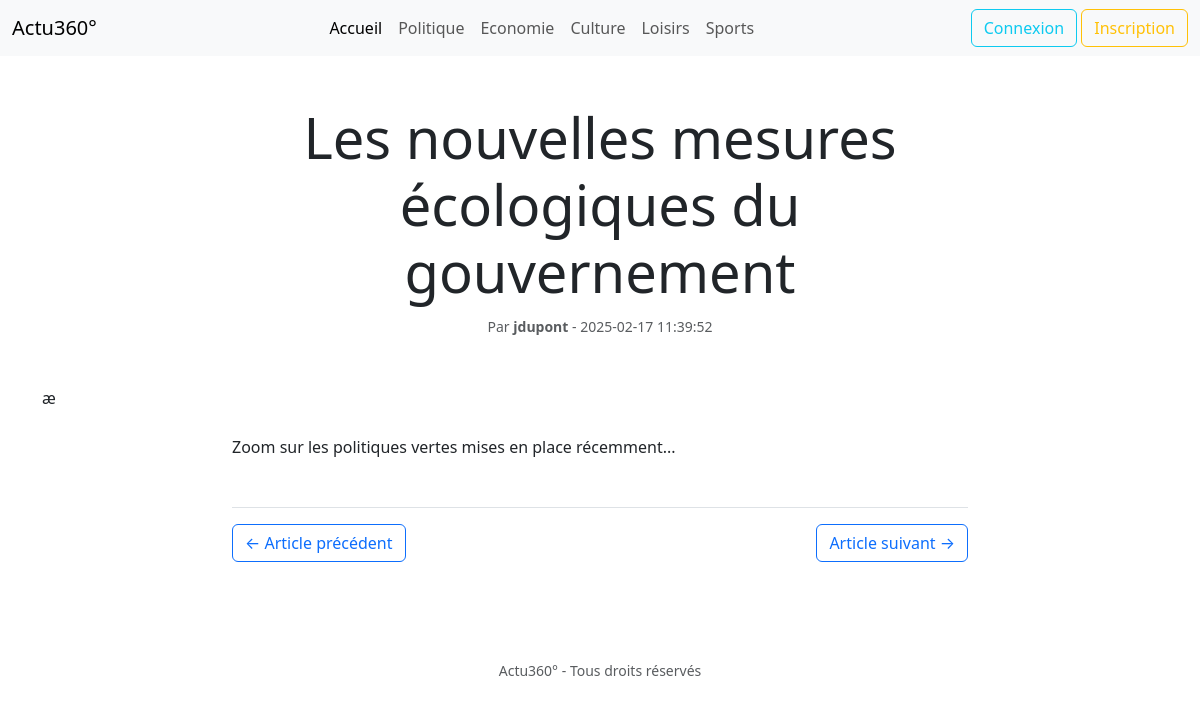
Screenshot of /article.php?slug=mesures-ecologiques with the database file from the repository.
### tables this page shows
CREATE TABLE IF NOT EXISTS `category` (
  `id_category` int NOT NULL AUTO_INCREMENT,
  `name` varchar(255) NOT NULL,
  `slug` varchar(255) NOT NULL,
  `createdAt` datetime NOT NULL,
  `updatedAt` datetime NOT NULL,
  `deletedAt` datetime DEFAULT NULL,
  PRIMARY KEY (`id_category`)
);

CREATE TABLE IF NOT EXISTS `post` (
  `id_post` int NOT NULL AUTO_INCREMENT,
  `title` varchar(255) NOT NULL,
  `slug` varchar(255) NOT NULL,
  `content` text NOT NULL,
  `image` varchar(255) NOT NULL,
  `createdAt` datetime NOT NULL,
  `updatedAt` datetime NOT NULL,
  `deletedAt` datetime DEFAULT NULL,
  `id_category` int NOT NULL,
  `id_user` int NOT NULL,
  PRIMARY KEY (`id_post`),
  KEY `id_category` (`id_category`),
  KEY `id_user` (`id_user`)
);

CREATE TABLE IF NOT EXISTS `user` (
  `id_user` int NOT NULL AUTO_INCREMENT,
  `firstname` varchar(255) NOT NULL,
  `lastname` varchar(255) NOT NULL,
  `username` varchar(255) NOT NULL,
  `email` varchar(255) NOT NULL,
  `password` varchar(255) NOT NULL,
  `roles` varchar(255) NOT NULL,
  `createdAt` datetime NOT NULL,
  `updatedAt` datetime NOT NULL,
  `deletedAt` datetime DEFAULT NULL,
  PRIMARY KEY (`id_user`)
);

### helpers/category.helper.php (called while the page is built, shortened)
<?php
function getCategories(): array {
    global $dbh;
    $query = $dbh->query('SELECT * FROM category');
    return $query->fetchAll();
}

### helpers/post.helper.php (called while the page is built, shortened)
<?php
function getPostBySlug(string $slug): array {
    global $dbh;
    $sql = 'SELECT p.*, u.username FROM post p
               INNER JOIN user u ON p.id_user = u.id_user
                WHERE p.slug = :slug';
    $query = $dbh->prepare($sql);
    $query->bindValue(':slug', $slug,PDO::PARAM_STR );
    $query->execute();
    return $query->fetch();
}

### article.php (the view, shortened to what this page needs)
<?php
require_once 'partials/header.php';
$post = getPostBySlug($_GET['slug']);
?>
    <main>
        <div class="container py-5">
            <div class="row mb-4">
                <div class="col-lg-8 mx-auto text-center">
                    <h1 class="display-4"><?= $post['title'] ?></h1>
                    <div class="text-muted mb-4">
                        <small>Par <strong><?= $post['username'] ?></strong> - <?= $post['createdAt'] ?></small>
                    </div>
                </div>
            </div>æ
            <div class="row">
                <div class="col-lg-8 mx-auto">
                    <div class="article-content">
                        <p><?= $post['content'] ?></p>
                    </div>
                    <div class="d-flex justify-content-between mt-5 pt-3 border-top">
                        <a href="#" class="btn btn-outline-primary">&larr; Article précédent</a>
                        <a href="#" class="btn btn-outline-primary">Article suivant &rarr;</a>
                    </div>
                </div>
            </div>
        </div>
    </main>
<?php
require_once 'partials/footer.php';
?>

### partials/header.php (shortened to what this page needs)
<?php
    require_once 'config/database.php';
    require_once 'helpers/category.helper.php';
    require_once 'helpers/post.helper.php';
    $categories = getCategories();
?>
<!doctype html>
<html lang="fr">
<head>
    <link href="https://cdn.jsdelivr.net/npm/bootstrap@5.3.3/dist/css/bootstrap.min.css" rel="stylesheet"
>
</head>
<body>
<header>
    <nav class="navbar navbar-expand-lg bg-body-tertiary">
        <div class="container-fluid">
            <a class="navbar-brand" href="#">Actu360&deg;</a>
            <div class="collapse navbar-collapse" id="navbarText">
                <ul class="navbar-nav text-center mx-auto mb-2 mb-lg-0">
                    <li class="nav-item">
                        <a class="nav-link active" aria-current="page"
                           href="index.php">Accueil</a>
                    </li>
                    <?php foreach ($categories as $category) : ?>
                        <li class="nav-item">
                            <a class="nav-link"
                               href="categorie.php?slug=<?= $category['slug'] ?>">
                                <?= $category['name'] ?>
                            </a>
                        </li>
                    <?php endforeach; ?>
                </ul>
                <div class="text-right">
                    <a class="nav-item btn btn-outline-info" href="#">Connexion</a>
                    <a class="nav-item btn btn-outline-warning" href="#">Inscription</a>
                </div>
            </div>
        </div>
    </nav>
</header>

### rows the page displays
category: name "Politique"
category: name "Economie"
category: name "Culture"
category: name "Loisirs"
category: name "Sports"
post: title "Les nouvelles mesures écologiques du gouvernement", id_user.username "jdupont", createdAt "2025-02-17 11:39:52", content "Zoom sur les politiques vertes mises en place récemment..."
